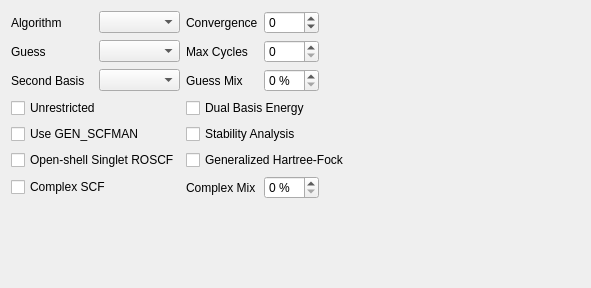
              <widget class="QWidget" name="pageScfControl">
               <property name="geometry">
                <rect>
                 <x>0</x>
                 <y>0</y>
                 <width>591</width>
                 <height>288</height>
                </rect>
               </property>
               <attribute name="label">
                <string>SCF Control</string>
               </attribute>
               <layout class="QVBoxLayout" name="verticalLayout_34">
                <item>
                 <layout class="QGridLayout" name="_8">
                  <item row="2" column="3">
                   <widget class="QSpinBox" name="scf_guess_mix">
                    <property name="suffix">
                     <string> %</string>
                    </property>
                   </widget>
                  </item>
                  <item row="1" column="0">
                   <widget class="QLabel" name="label_209">
                    <property name="text">
                     <string>Guess</string>
                    </property>
                    <property name="buddy">
                     <cstring>scf_guess</cstring>
                    </property>
                   </widget>
                  </item>
                  <item row="0" column="3">
                   <widget class="QSpinBox" name="scf_convergence">
                    <property name="minimum">
                     <number>-1</number>
                    </property>
                    <property name="maximum">
                     <number>20</number>
                    </property>
                   </widget>
                  </item>
                  <item row="1" column="1">
                   <widget class="QComboBox" name="scf_guess"/>
                  </item>
                  <item row="0" column="1">
                   <widget class="QComboBox" name="scf_algorithm"/>
                  </item>
                  <item row="0" column="2">
                   <widget class="QLabel" name="label_39">
                    <property name="text">
                     <string>Convergence</string>
                    </property>
                   </widget>
                  </item>
                  <item row="6" column="0" colspan="2">
                   <widget class="QCheckBox" name="complex">
                    <property name="text">
                     <string>Complex SCF</string>
                    </property>
                   </widget>
                  </item>
                  <item row="2" column="2">
                   <widget class="QLabel" name="label_scf_guess_mix">
                    <property name="text">
                     <string>Guess Mix</string>
                    </property>
                    <property name="buddy">
                     <cstring>scf_guess_mix</cstring>
                    </property>
                   </widget>
                  </item>
                  <item row="1" column="3">
                   <widget class="QSpinBox" name="scf_max_cycles"/>
                  </item>
                  <item row="2" column="0">
                   <widget class="QLabel" name="label_145">
                    <property name="text">
                     <string>Second Basis</string>
                    </property>
                    <property name="buddy">
                     <cstring>basis2</cstring>
                    </property>
                   </widget>
                  </item>
                  <item row="5" column="2" colspan="3">
                   <widget class="QCheckBox" name="ghf">
                    <property name="text">
                     <string>Generalized Hartree-Fock</string>
                    </property>
                   </widget>
                  </item>
                  <item row="0" column="0">
                   <widget class="QLabel" name="label_210">
                    <property name="text">
                     <string>Algorithm</string>
                    </property>
                   </widget>
                  </item>
                  <item row="5" column="0" colspan="2">
                   <widget class="QCheckBox" name="os_roscf">
                    <property name="text">
                     <string>Open-shell Singlet ROSCF</string>
                    </property>
                   </widget>
                  </item>
                  <item row="3" column="2" colspan="2">
                   <widget class="QCheckBox" name="dual_basis_energy">
                    <property name="text">
                     <string>Dual Basis Energy</string>
                    </property>
                   </widget>
                  </item>
                  <item row="1" column="2">
                   <widget class="QLabel" name="label_18">
                    <property name="text">
                     <string>Max Cycles</string>
                    </property>
                    <property name="buddy">
                     <cstring>scf_max_cycles</cstring>
                    </property>
                   </widget>
                  </item>
                  <item row="4" column="0" colspan="2">
                   <widget class="QCheckBox" name="gen_scfman">
                    <property name="text">
                     <string>Use GEN_SCFMAN</string>
                    </property>
                   </widget>
                  </item>
                  <item row="2" column="1">
                   <widget class="QComboBox" name="basis2">
                    <property name="editable">
                     <bool>false</bool>
                    </property>
                   </widget>
                  </item>
                  <item row="0" column="4">
                   <spacer>
                    <property name="orientation">
                     <enum>Qt::Horizontal</enum>
                    </property>
                    <property name="sizeHint" stdset="0">
                     <size>
                      <width>40</width>
                      <height>20</height>
                     </size>
                    </property>
                   </spacer>
                  </item>
                  <item row="6" column="3">
                   <widget class="QSpinBox" name="complex_mix">
                    <property name="suffix">
                     <string> %</string>
                    </property>
                    <property name="minimum">
                     <number>0</number>
                    </property>
                    <property name="value">
                     <number>0</number>
                    </property>
                   </widget>
                  </item>
                  <item row="6" column="2">
                   <widget class="QLabel" name="label_complex_mix">
                    <property name="text">
                     <string>Complex Mix</string>
                    </property>
                   </widget>
                  </item>
                  <item row="4" column="2" colspan="2">
                   <widget class="QCheckBox" name="internal_stability">
                    <property name="text">
                     <string>Stability Analysis</string>
                    </property>
                   </widget>
                  </item>
                  <item row="3" column="0" colspan="2">
                   <widget class="QCheckBox" name="unrestricted">
                    <property name="text">
                     <string>Unrestricted</string>
                    </property>
                   </widget>
                  </item>
                 </layout>
                </item>
                <item>
                 <spacer name="verticalSpacer_19">
                  <property name="orientation">
                   <enum>Qt::Vertical</enum>
                  </property>
                  <property name="sizeHint" stdset="0">
                   <size>
                    <width>20</width>
                    <height>3</height>
                   </size>
                  </property>
                 </spacer>
                </item>
               </layout>
              </widget>
